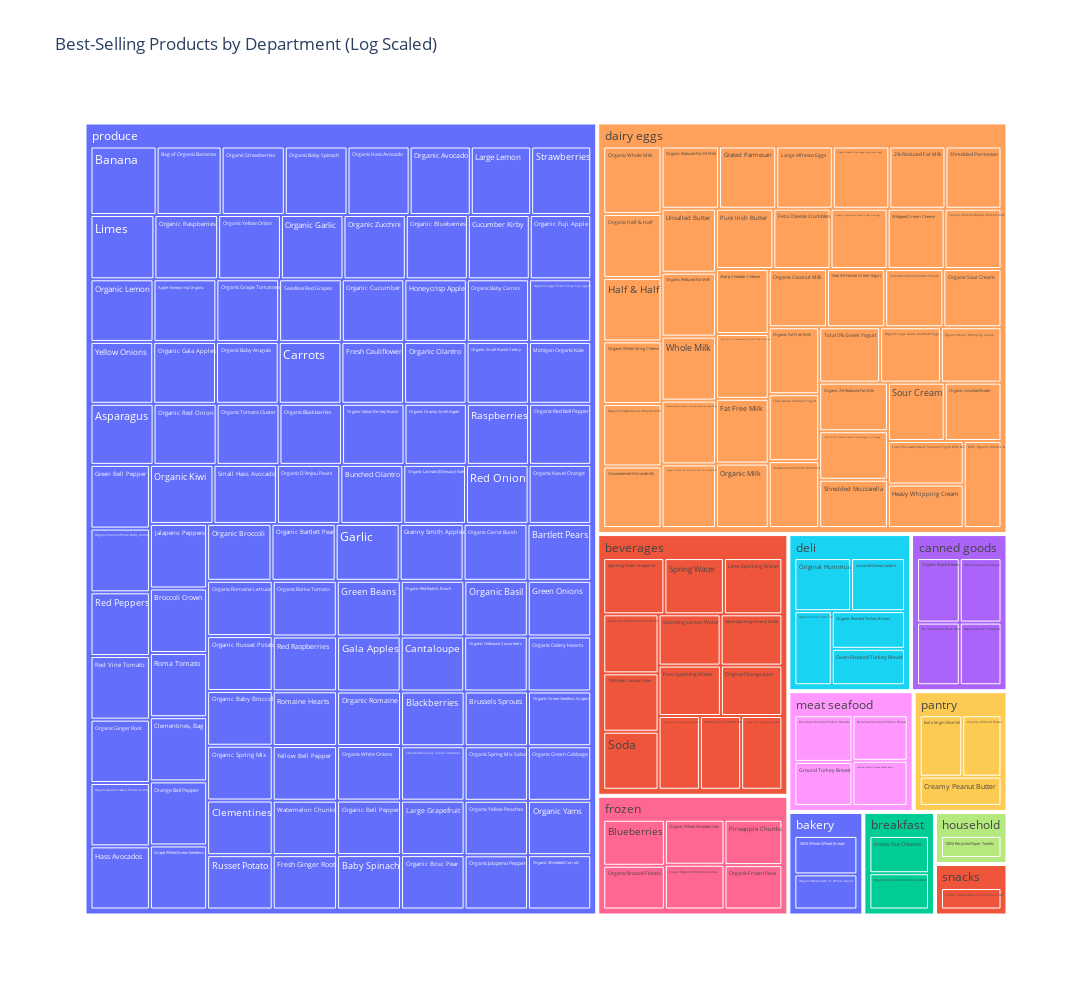

Source (notebook cell):
### Markdown cell above
Let’s take a closer look at how the top products are distributed across departments, along with the percentage each contributes to the total number of orders.

### Code cell
# Aggregate data
top_products = Full_data.groupby(['department', 'product_name']).agg(
    total_orders=('order_id', 'count')
).reset_index()

# Filter out low-selling items
top_products = top_products[top_products['total_orders'] > 20000]

# Normalize across departments to prevent Produce from dominating
top_products['log_orders'] = top_products['total_orders'].apply(lambda x: max(1, x)).apply(np.log)

# Choose a color map
custom_colors = px.colors.qualitative.Dark24 

# Plot Treemap
fig = px.treemap(
    top_products,
    path=['department', 'product_name'],
    values='log_orders',
    color='department',
    title='Best-Selling Products by Department (Log Scaled)',
    width=2000,
    height=1000
)

fig.update_layout(showlegend=False)
fig.show()

### Figure 1 — Plotly figure (JSON) as saved in the notebook; plotly's stock layout.template omitted (floating-point values rounded to 4 significant figures; data arrays with more than 128 entries replaced by an {"elided": "..."} marker saying what was removed)
{"data": [{"branchvalues": "total", "customdata": {"elided": "199x1 str values"}, "domain": {"x": [0, 1], "y": [0, 1]}, "hovertemplate": "labels=%{label}<br>log_orders=%{value}<br>parent=%{parent}<br>id=%{id}<br>department=%{customdata[0]}<extra></extra>", "ids": {"elided": "199 str values"}, "labels": {"elided": "199 str values"}, "marker": {"colors": {"elided": "199 str values"}}, "name": "", "parents": {"elided": "199 str values"}, "type": "treemap", "values": {"elided": "199 float values"}}], "layout": {"height": 1000, "legend": {"tracegroupgap": 0}, "showlegend": false, "title": {"text": "Best-Selling Products by Department (Log Scaled)"}, "width": 2000}}
